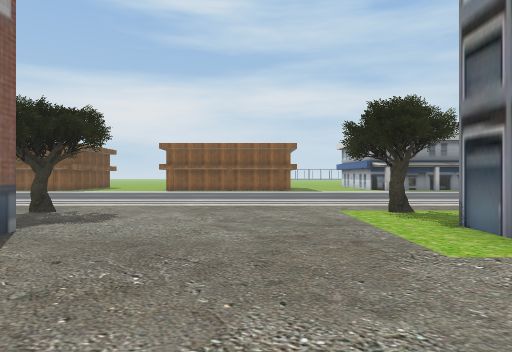
View 1 (above)

24 first-person views from a walk through a 3-D level made in the Unity game engine. The camera is 1.4 m above the floor, looks level and sees 75° across. The floor is counted in squares, 2 m on a side. Each view is taken from the middle of a square. On the plan, view 1 faces up. The plan holds only what a view shows up to about 10 squares ahead; the rest is blank. The place goes on beyond the plan. The player is left out. Some surface patterns are stand-ins.

View 2
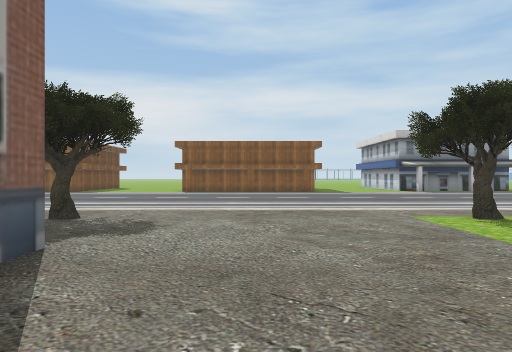

View 3
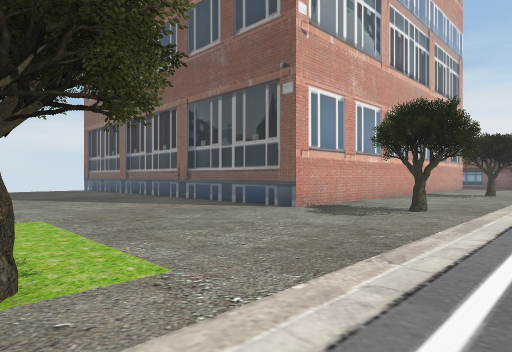

View 4
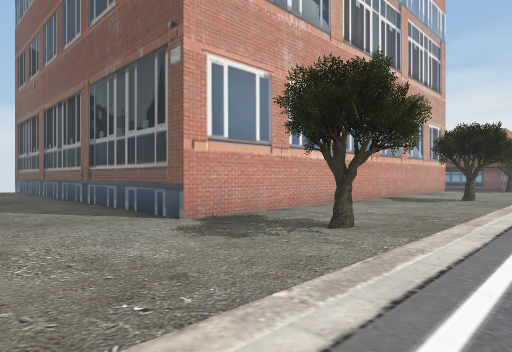

View 5
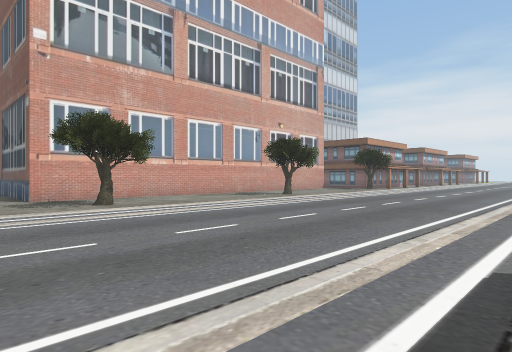

View 6
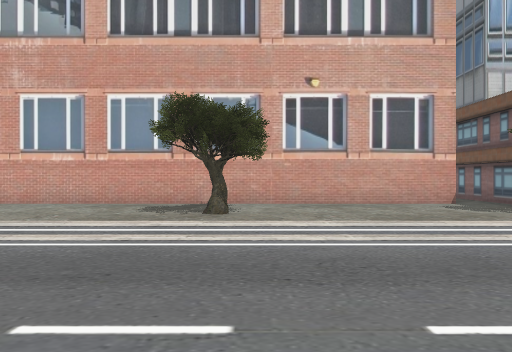

View 7
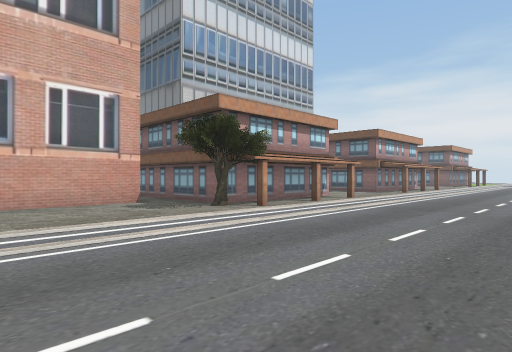

View 8
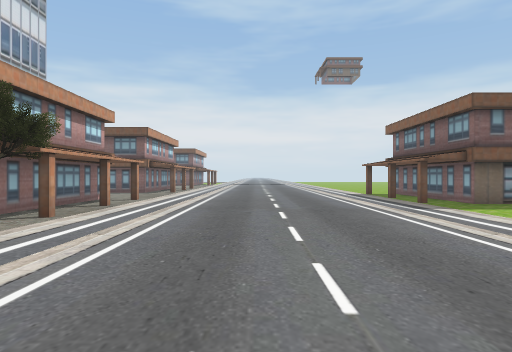

View 9
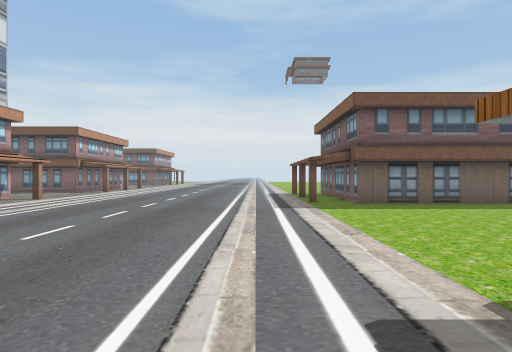

View 10
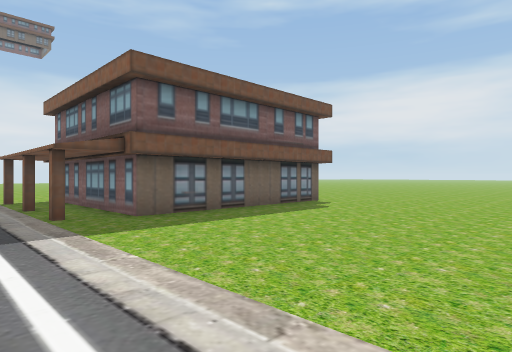

View 11
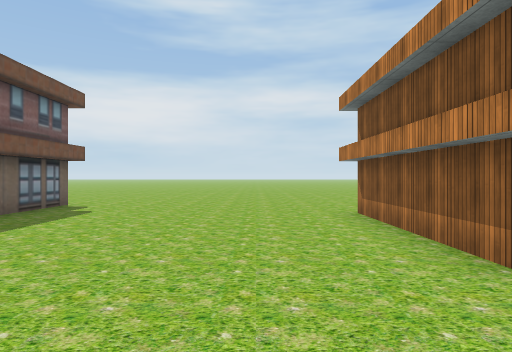

View 12
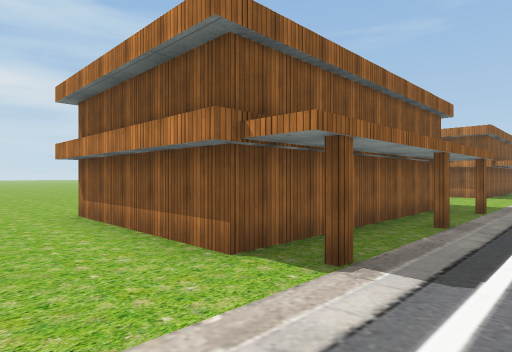

View 13
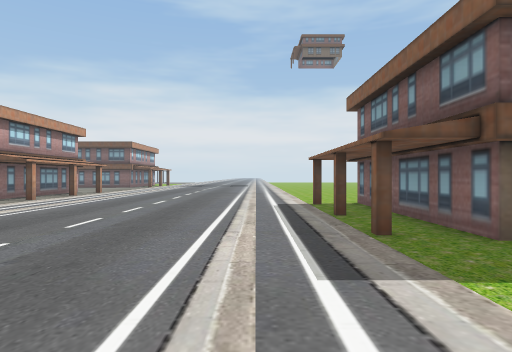

View 14
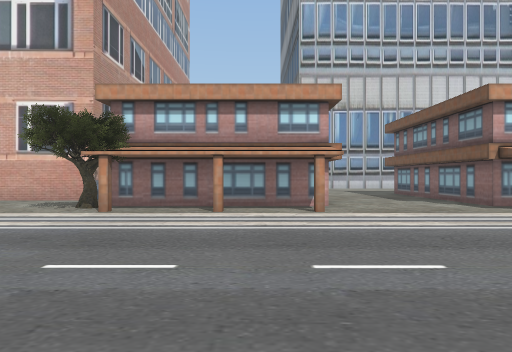

View 15
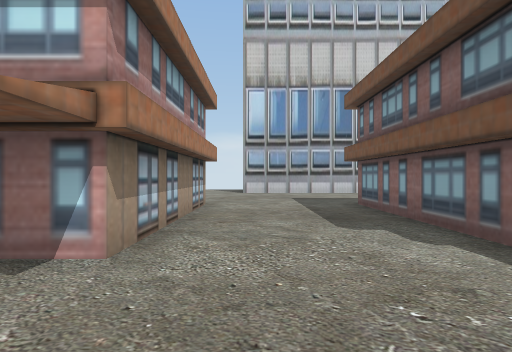

View 16
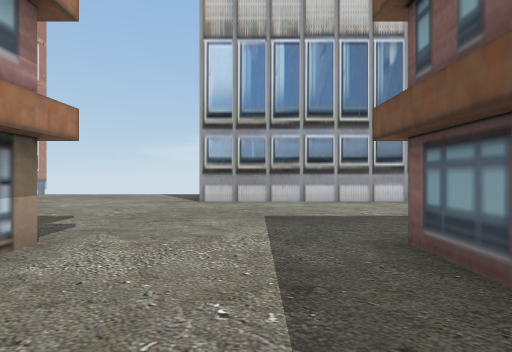

View 17
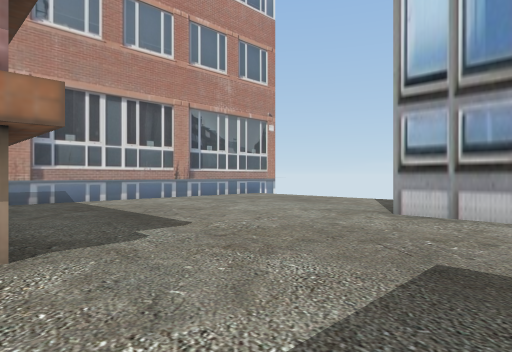

View 18
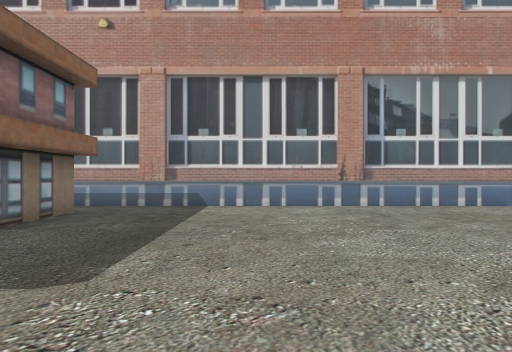

View 19
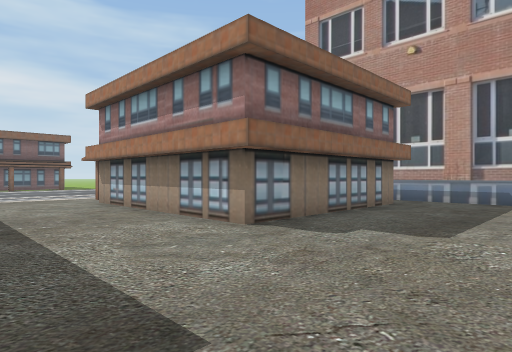

View 20
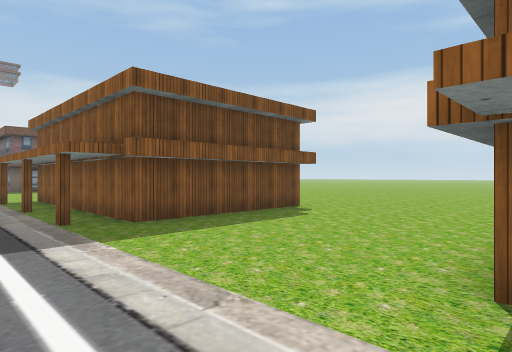

View 21
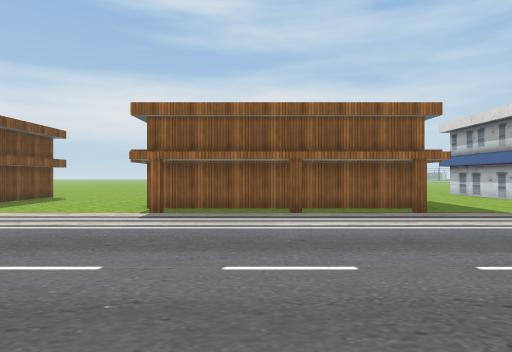

View 22
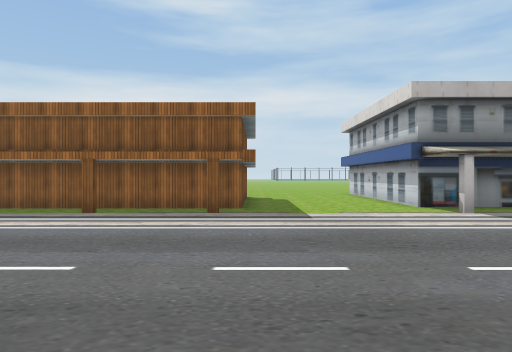

View 23
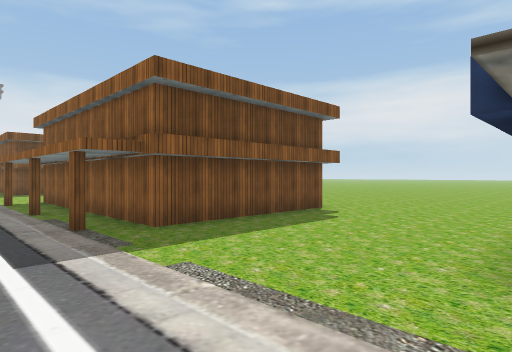

View 24
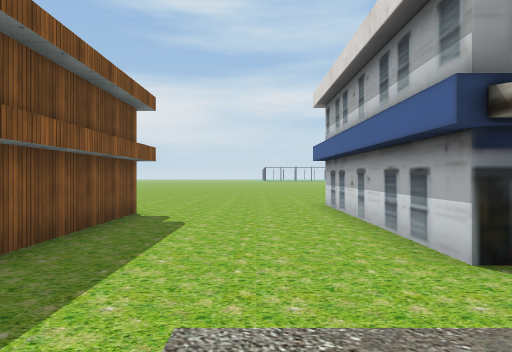

### Floor plan
Points are (right, up) in squares from view 1. A wall is a line through its corners. A room is listed if a view was taken in it or the views show most of it. See-through windows are left out.
Room 1 (views 1, 2, 3, 4, 5, 6, 7, 8, 9, 10, 11, 12, 13, 14, 15, 16, 17, 18, 19, 20, 21, 22, 23, 24)
walls: (-17.2, 4.2) (-3.1, 4.2) (-3.1, -2.1); (-9, 20.5) (-9, 16.3) (-15, 16.3) (-15, 20.5); (-18.5, 0.5) (-23.7, 0.5) (-23.7, 6.1) (-18.6, 6.1) (-18.6, 3); (-21.7, 22.4) (-21.7, 16.7) (-26.9, 16.7); (2.9, 3.6) (2.9, 4.8); (1.7, 20.5) (1.7, 16.3) (-4.5, 16.3); (-28.1, 6.1) (-27.6, 6.1) (-27.6, 0.5); (6.5, 16.7) (5.7, 16.7) (5.7, 22.2); (-17.2, -9) (-17.2, 1.2); (-29.5, -5.1) (-24.4, -5.1)
objects: other object (-18, 6); other object (-11, 6); other object (-4, 6); other object (3, 7)

Where each view was taken, in squares from view 1:
view 1: 0 up, 0 right, facing up
view 2: 1 up, 1 left, facing up
view 3: 9 up, 3 right, facing down-left
view 4: 9 up, 0 right, facing down-left
view 5: 15 up, 1 left, facing down-left
view 6: 13 up, 12 left, facing down
view 7: 13 up, 13 left, facing down-left
view 8: 11 up, 13 left, facing left
view 9: 14 up, 13 left, facing left
view 10: 14 up, 16 left, facing up-left
view 11: 14 up, 17 left, facing up
view 12: 14 up, 17 left, facing up-right
view 13: 14 up, 18 left, facing left
view 14: 14 up, 22 left, facing down
view 15: 9 up, 25 left, facing down
view 16: 4 up, 26 left, facing down
view 17: 1 up, 27 left, facing down-right
view 18: 3 down, 25 left, facing right
view 19: 3 down, 27 left, facing up-right
view 20: 14 up, 4 left, facing up-left
view 21: 9 up, 2 left, facing up
view 22: 9 up, 2 right, facing up
view 23: 14 up, 6 right, facing up-left
view 24: 14 up, 4 right, facing up
